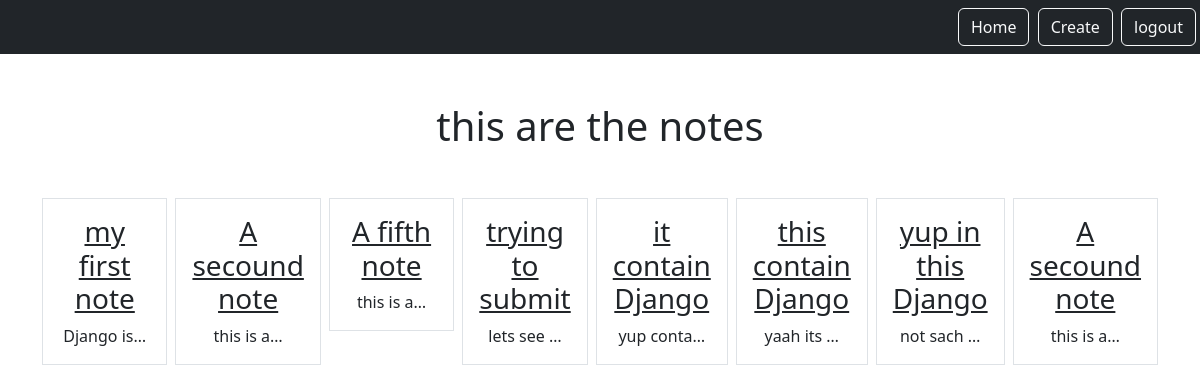
/smart/notes (signed in), run on an earlier commit of the app's database.
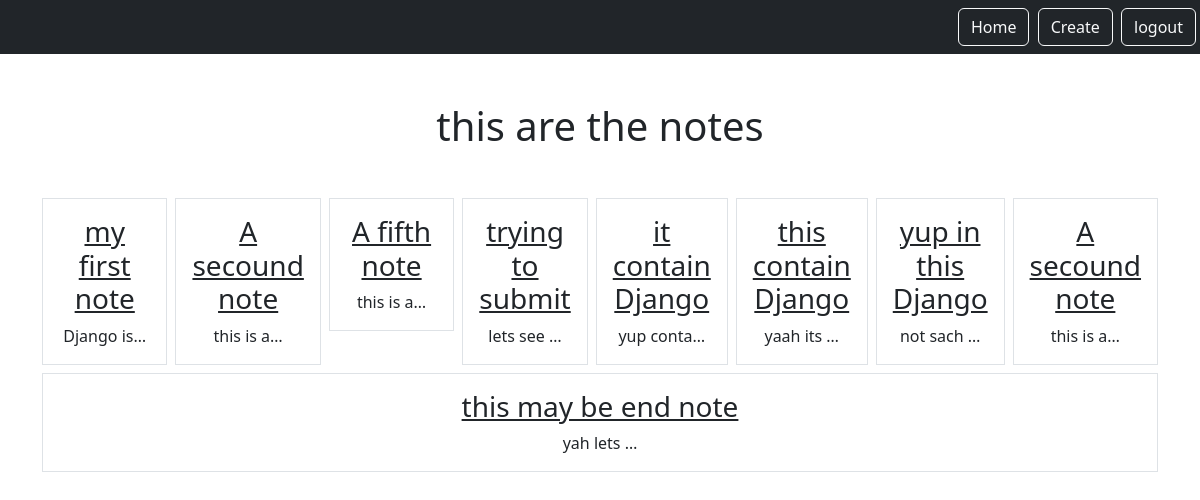
And on a later commit of the database.
### notes/models.py (models this page shows)
class Notes(models.Model):
    title=models.CharField(max_length=200)
    text=models.TextField()
    created=models.DateTimeField(auto_now_add=True)
    user = models.ForeignKey(User,on_delete=models.CASCADE,related_name="notes")

### notes/views.py (the view)
# urls.py: path('notes',views.NotesListView.as_view(),name="notes.list"),
class NotesListView(LoginRequiredMixin,ListView):
    model = Notes
    context_object_name = "notes"
    template_name = "notes/notes_list.html"
    login_url="/admin"
    def get_queryset(self):
        return self.request.user.notes.all()

### notes/templates/notes/notes_list.html (shortened to what this page needs)
{% extends 'base.html' %}
{%block content%}
    <h1 class="my-5">this are the notes</h1>
    <div class="row row-col3 g-2">
        {%for note in notes %}
            <div class="col">
                <div class="p-3 border">
                    <a href=" {% url 'notes.detail' pk=note.id %}" class="text-dark text-decoration-non">
                        <h3>{{note.title}}</h3>
                    </a>
                    {{note.text | truncatechars:10}}
                </div>
            </div>
        {%endfor%}
    </div>
{%endblock%}

What changed in the data, as far as the page shows it:
added Notes: title "this may be end note", text "yah lets …"
